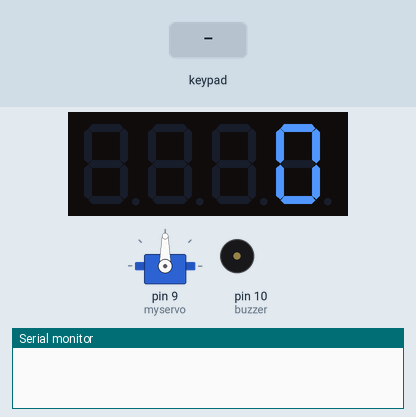
The sketch below on a simulated Arduino Uno, built with avr-gcc and run on an emulated ATmega328P. Parts: servo, 4-digit seven-segment display, buzzer (waves = sounding, pin HIGH), the last lines printed to the serial monitor. The inputs (shaded band) are chosen by the test bench.

Above: at 1.2 s.
1.3 s: keypad keys 1 2 3 4 5 6 pressed 0.4 s apart
At 3.9 s:
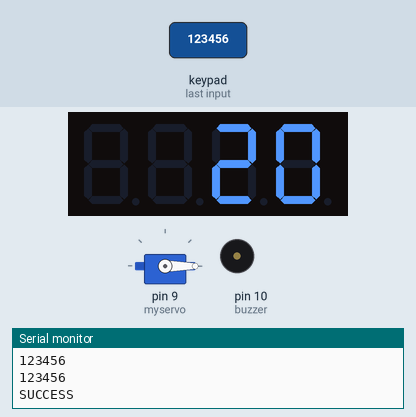
6.7 s: key '#' pressed
At 8.1 s:
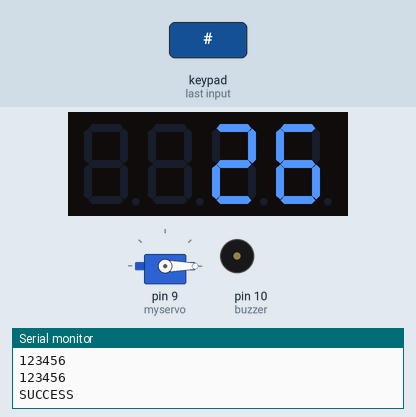
8.8 s: keypad keys 1 2 3 4 5 6 # pressed 0.4 s apart
At 12.1 s:
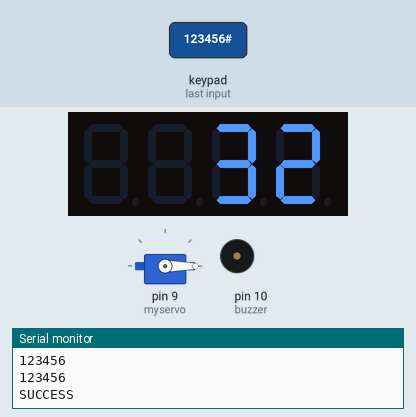
Timing chart, 0 to 13.6 s (numbered marks = the images above; inputs shaded):
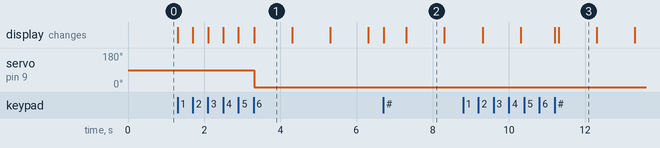

Measured:
- after the input at 1.3 s, servo on pin 9 (myservo): 90° → 0° after 2.0 s; the display: first changes at once (image 1 shows a later state)
- what the display in image 1 shows lasts 1.0 s, from 3.3 s to 4.3 s

The sketch:

Salazar_CPE161P_Experiment7.ino
```cpp
#include <Keypad.h>
#include <SevSegShift.h>
#include <Servo.h>

const byte ROWS = 4;
const byte COLS = 4;
const int SHIFT_PIN_SHCP = 4;
const int SHIFT_PIN_STCP = 3;
const int SHIFT_PIN_DS   = 2;
const int buzzer = 10; //buzzer to arduino pin 10

SevSegShift sevseg(SHIFT_PIN_DS, SHIFT_PIN_SHCP, SHIFT_PIN_STCP, 1, true);
Servo myservo;

char hexaKeys[ROWS][COLS] = {
  {'1', '2', '3', 'A'},
  {'4', '5', '6', 'B'},
  {'7', '8', '9', 'C'},
  {'*', '0', '#', 'D'}
};

byte rowPins[ROWS] = {A0, A1, A2, A3};
byte colPins[COLS] = {13, 12, 11, };

Keypad customKeypad = Keypad(makeKeymap(hexaKeys), rowPins, colPins, ROWS, COLS);

String passCode;
String codePass;
long numCode;
String passWord = "123456";
int countDown = 20;
bool exitCode = false;
bool nextBool = true;

unsigned long previousMillis = 0;
unsigned long previousTimeMillis = 0;
long intervalOpen = countDown*1000;
const long interval = 1000;

void setup(){
  Serial.begin(9600);
  pinMode(buzzer, OUTPUT);
  myservo.attach(9);  // attaches the servo on pin 9 to the servo object
  byte numDigits = 4;
  byte digitPins[] = {8, 7, 6, 5}; // These are the PINS of the ** Arduino **
  byte segmentPins[] = {0, 1, 2, 3, 4, 5, 6, 7}; // these are the PINs of the ** Shift register **
  bool resistorsOnSegments = false; // 'false' means resistors are on digit pins
  byte hardwareConfig = COMMON_CATHODE; // See README.md for options
  bool updateWithDelays = false; // Default 'false' is Recommended
  bool leadingZeros = false; // Use 'true' if you'd like to keep the leading zeros
  bool disableDecPoint = false; // Use 'true' if your decimal point doesn't exist or isn't connected

  sevseg.begin(hardwareConfig, numDigits, digitPins, segmentPins, resistorsOnSegments, updateWithDelays, leadingZeros, disableDecPoint);
  sevseg.setBrightness(100);

  myservo.write(90);
}

void loop(){
  keypadCode();
  displayPin();

}

void keypadCode() {
  char customKey = customKeypad.getKey();

  if (customKey){
    if (customKey != '*' && customKey != '#') {
      passCode += (char)customKey;
      Serial.println(passCode);
    }
  }

  if (passCode.length() >= 6) {
    codePass = passCode;
    passCode = "";
    verifyCode();
  }
}

void displayPin() {
  numCode = passCode.toInt();
  numCode %= 10000;
  sevseg.setNumber(numCode);
  sevseg.refreshDisplay(); // Must run repeatedly; don't use blocking code (ex: delay()) in the loop() function or this won't work right
}

void verifyCode() {
  //Serial.println(passCode);
  Serial.println(passWord);
  if (codePass == passWord) {
    Serial.println("SUCCESS");
    correctCode();
  }
  else {
    wrongCode();
    Serial.println("WRONG");
  }
}

void correctCode() {
  countDown = 20;
  exitCode = false;
  while(!exitCode) {
    unsigned long currentMillis = millis();
    if (nextBool) {
      previousMillis = currentMillis;
      previousTimeMillis = currentMillis;
      nextBool = false;
    }
    //Serial.println(currentMillis);
    myservo.write(0);
    sevseg.setNumber(countDown);
    sevseg.refreshDisplay();
    if (currentMillis - previousMillis >= intervalOpen) {
      myservo.write(90);
      //Serial.println("INSIDE2");
      previousMillis = currentMillis;
      nextBool = true;
      exitCode = !exitCode;
    }
    if (currentMillis - previousTimeMillis >= interval) {
      //Serial.println("INSIDE3");
      countDown--;
      sevseg.setNumber(countDown);
      sevseg.refreshDisplay();
      previousTimeMillis = currentMillis;
    }

    char numKey = customKeypad.getKey();
    if (numKey){
      if (numKey == '#') {
        countDown += 10;
        intervalOpen += 10000;
      }
    }
  }
  codePass = "";
}

void wrongCode() {
  tone(buzzer, 500); // Send 1KHz sound signal...
  delay(300);        // ...for 1 sec
  tone(buzzer, 200); // Send 1KHz sound signal...
  delay(200);
  noTone(buzzer);     // Stop sound...
  codePass = "";
}
```
